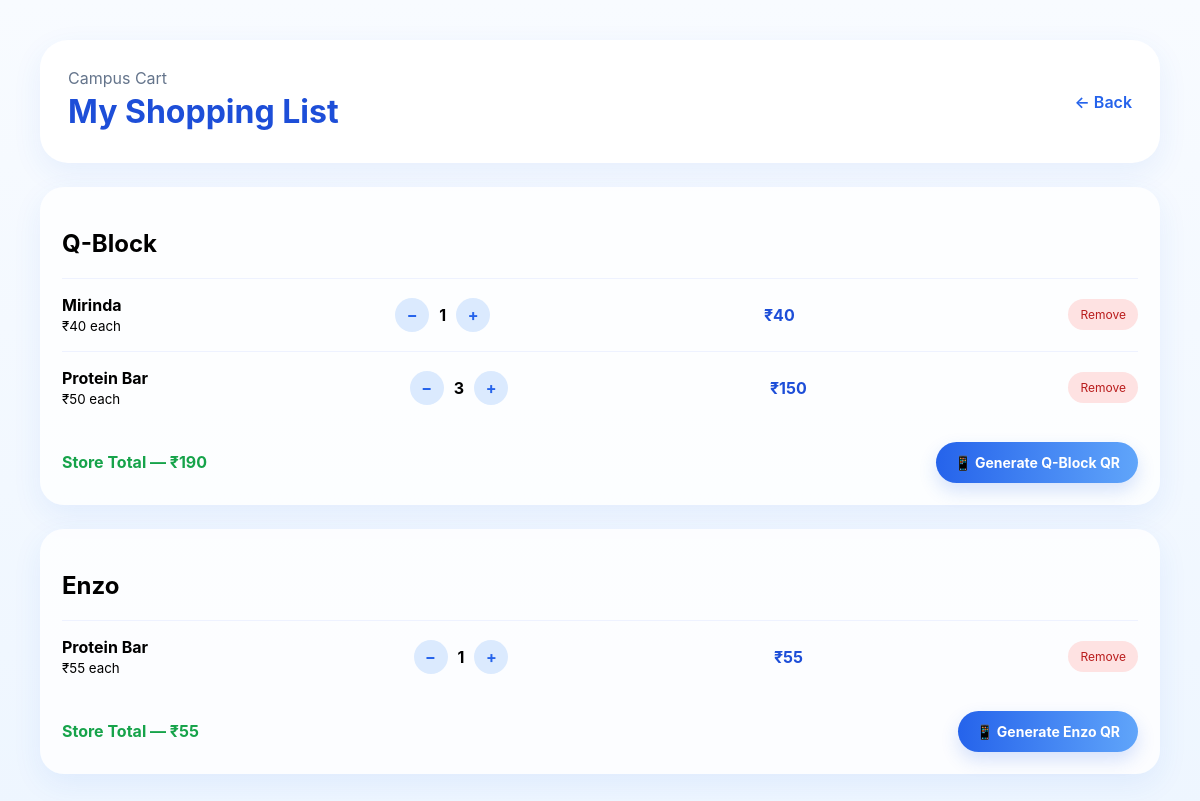
/list, run on an earlier commit of the app's database.
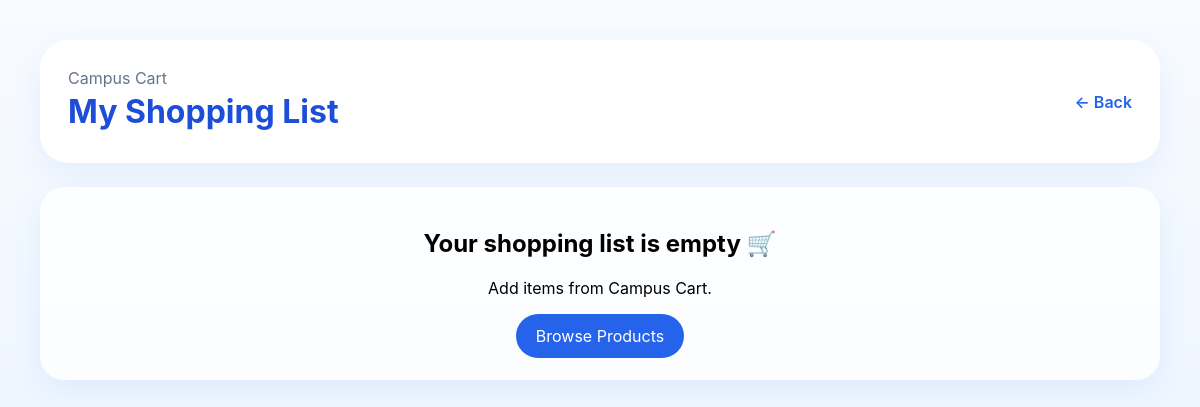
And on a later commit of the database.
### tables this page shows
CREATE TABLE cart (
    id INTEGER PRIMARY KEY AUTOINCREMENT,

    product_id INTEGER NOT NULL,
    shop_id INTEGER NOT NULL,

    quantity INTEGER DEFAULT 1,

    added_at TIMESTAMP DEFAULT CURRENT_TIMESTAMP,

    FOREIGN KEY (product_id) REFERENCES products(id),
    FOREIGN KEY (shop_id) REFERENCES shops(id)
);

CREATE TABLE shops (
    id INTEGER PRIMARY KEY,
    name TEXT NOT NULL UNIQUE
);

CREATE TABLE products (
    id INTEGER PRIMARY KEY,
    name TEXT NOT NULL,
    category TEXT NOT NULL
);

CREATE TABLE inventory (
    shop_id INTEGER,
    product_id INTEGER,
    stock INTEGER NOT NULL,
    price INTEGER NOT NULL,

    PRIMARY KEY (shop_id, product_id),

    FOREIGN KEY (shop_id) REFERENCES shops(id),
    FOREIGN KEY (product_id) REFERENCES products(id)
);

### app.py (the view)
@app.route("/list")
def shopping_list():
    conn = get_db_connection()
    rows = conn.execute("""
    SELECT
        cart.id AS cart_id,
        cart.shop_id,
        cart.product_id,
        products.name AS product_name,
        shops.name AS shop_name,
        inventory.price,
        cart.quantity

    FROM cart

    JOIN products
        ON cart.product_id = products.id

    JOIN shops
        ON cart.shop_id = shops.id

    JOIN inventory
        ON inventory.product_id = cart.product_id
       AND inventory.shop_id = cart.shop_id

""").fetchall()
    conn.close()
    grouped_cart = {}
    grand_total = 0
    for row in rows:
        shop = row["shop_name"]
        if shop not in grouped_cart:
            grouped_cart[shop] = {
            "shop_id": row["shop_id"],
            "items": [],
            "store_total": 0
        }
        total_price = row["price"] * row["quantity"]
        grouped_cart[shop]["items"].append({
            "cart_id": row["cart_id"],
            "product_name": row["product_name"],
            "price": row["price"],
            "quantity": row["quantity"],
            "total_price": total_price
        })
        grouped_cart[shop]["store_total"] += total_price
        grand_total += total_price
    return render_template(
        "list.html",
        grouped_cart=grouped_cart,
        grand_total=grand_total
    )

### app.py (called while the page is built)
def get_db_connection():
    conn = sqlite3.connect("campus_cart.db")
    conn.row_factory = sqlite3.Row
    return conn

### templates/list.html (shortened to what this page needs)
<!DOCTYPE html>
<html>
<head>
</head>
<body>
    <div class="top">
        <div>
            <p style="color:#64748b; margin:0;">Campus Cart</p>
            <h1 style="margin:4px 0; color:#1d4ed8;">
                My Shopping List
            </h1>
        </div>
        <a href="/" style="text-decoration:none; color:#2563eb; font-weight:600;">
            ← Back
        </a>
    </div>
    {% if grouped_cart %}
        {% for shop_name, shop in grouped_cart.items() %}
        <div class="store">
            <h2>{{ shop_name }}</h2>
            {% for item in shop["items"] %}
            <div class="item">
                <div>
                    <strong>{{ item.product_name }}</strong>
                    <br>
                    <small>₹{{ item.price }} each</small>
                </div>
                <div class="qty">
                    <a class="circle" href="/decrease/{{ item.cart_id }}">−</a>
                    <strong>{{ item.quantity }}</strong>
                    <a class="circle" href="/increase/{{ item.cart_id }}">+</a>
                </div>
                <strong style="color:#1d4ed8;">
                    ₹{{ item.total_price }}
                </strong>
                <a class="remove" href="/remove/{{ item.cart_id }}">
                    Remove
                </a>
            </div>
            {% endfor %}
            <div class="store-footer">
                <div class="store-total">
                    Store Total — ₹{{shop['store_total']}}
                </div>
                <a href="/generate_qr/{{shop['shop_id']}}" class="shop-qr-btn">
                    📱 Generate {{shop_name}} QR
                </a>
            </div>
        </div>
        {% endfor %}
    {% else %}
        <div class="store" style="text-align:center;">
            <h2>Your shopping list is empty 🛒</h2>
            <p>Add items from Campus Cart.</p>
            <a href="/"
               style="
                    text-decoration:none;
                    color:white;
                    background:#2563eb;
                    padding:12px 20px;
                    border-radius:999px;
                    display:inline-block;
               ">
                Browse Products
            </a>
        </div>
    {% endif %}
</body>
</html>

What changed in the data, as far as the page shows it:
removed cart: name "Q-Block", product_name "Mirinda", price "40", quantity "1", total_price "40", store_total "190"
removed cart: product_name "Protein Bar", price "50", quantity "3", total_price "150", shown under "Q-Block"
removed cart: name "Enzo", product_name "Protein Bar", price "55", quantity "1", total_price "55", store_total "55"
Also different on the page:
text now shown: "Your shopping list is empty 🛒 Add items from Campus Cart. Browse Products"
